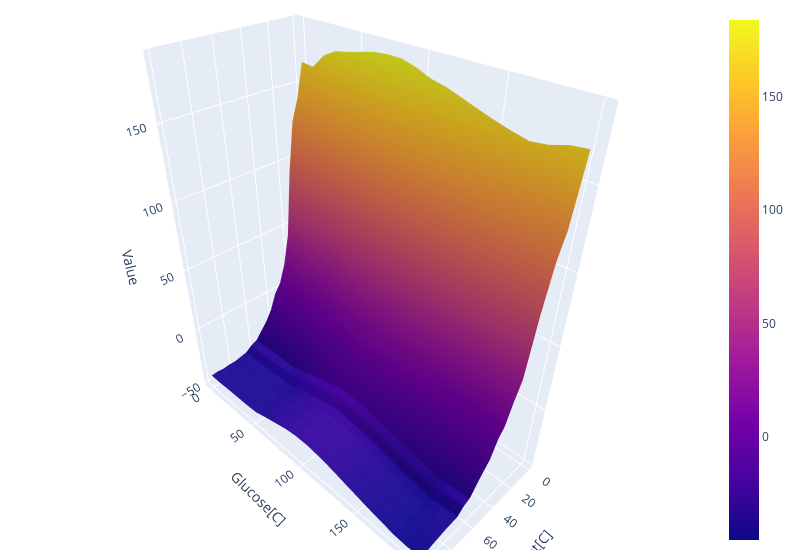

Source (notebook cell):
### Code cell
import plotly.express as px
import plotly.graph_objects as go

fig = go.Figure(data=[go.Surface(z=Data_Table_Optimal["High"]['Value'].to_numpy().reshape(20,20,order="F"), x=np.linspace(0,100,20), y=np.linspace(0,200,20))],
               )
fig.update_layout(scene = dict(
                    xaxis_title='Agent[C]',
                    yaxis_title='Glucose[C]',
                    zaxis_title='Value'),
                    width=800,
                    margin=dict(r=20, b=10, l=10, t=10)),


fig.show()

### Figure 1 — Plotly figure (JSON) as saved in the notebook; plotly's stock layout.template omitted (floating-point values rounded to 4 significant figures; data arrays with more than 128 entries replaced by an {"elided": "..."} marker saying what was removed)
{"data": [{"type": "surface", "x": [0, 5.263, 10.53, 15.79, 21.05, 26.32, 31.58, 36.84, 42.11, 47.37, 52.63, 57.89, 63.16, 68.42, 73.68, 78.95, 84.21, 89.47, 94.74, 100], "y": [0, 10.53, 21.05, 31.58, 42.11, 52.63, 63.16, 73.68, 84.21, 94.74, 105.3, 115.8, 126.3, 136.8, 147.4, 157.9, 168.4, 178.9, 189.5, 200], "z": {"elided": "20x20 float values"}}], "layout": {"margin": {"b": 10, "l": 10, "r": 20, "t": 10}, "scene": {"xaxis": {"title": {"text": "Agent[C]"}}, "yaxis": {"title": {"text": "Glucose[C]"}}, "zaxis": {"title": {"text": "Value"}}}, "width": 800}}
